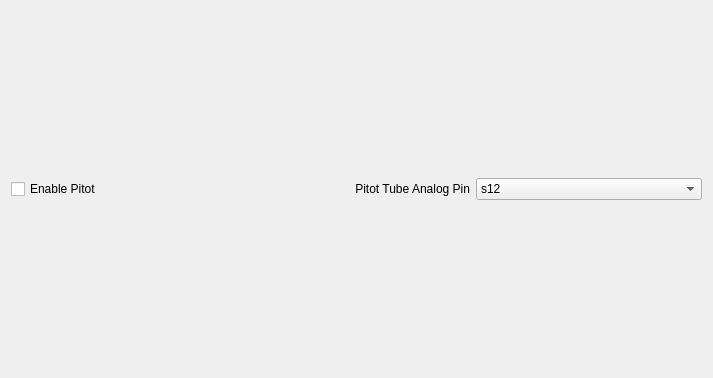
                 <widget class="QWidget" name="scrollAreaWidgetContents_18">
                  <property name="geometry">
                   <rect>
                    <x>0</x>
                    <y>0</y>
                    <width>713</width>
                    <height>378</height>
                   </rect>
                  </property>
                  <layout class="QGridLayout" name="gridLayout_35">
                   <item row="0" column="0">
                    <layout class="QHBoxLayout" name="horizontalLayout_86">
                     <item>
                      <widget class="QCheckBox" name="enable_pitot">
                       <property name="text">
                        <string>Enable Pitot</string>
                       </property>
                      </widget>
                     </item>
                     <item>
                      <widget class="QLabel" name="label_86">
                       <property name="text">
                        <string>Pitot Tube Analog Pin</string>
                       </property>
                       <property name="alignment">
                        <set>Qt::AlignRight|Qt::AlignTrailing|Qt::AlignVCenter</set>
                       </property>
                      </widget>
                     </item>
                     <item>
                      <widget class="QComboBox" name="pitot_pin">
                       <property name="currentIndex">
                        <number>3</number>
                       </property>
                       <item>
                        <property name="text">
                         <string>s1</string>
                        </property>
                       </item>
                       <item>
                        <property name="text">
                         <string>s10</string>
                        </property>
                       </item>
                       <item>
                        <property name="text">
                         <string>s11</string>
                        </property>
                       </item>
                       <item>
                        <property name="text">
                         <string>s12</string>
                        </property>
                       </item>
                       <item>
                        <property name="text">
                         <string>s13</string>
                        </property>
                       </item>
                       <item>
                        <property name="text">
                         <string>s14</string>
                        </property>
                       </item>
                       <item>
                        <property name="text">
                         <string>s15</string>
                        </property>
                       </item>
                      </widget>
                     </item>
                    </layout>
                   </item>
                  </layout>
                 </widget>
